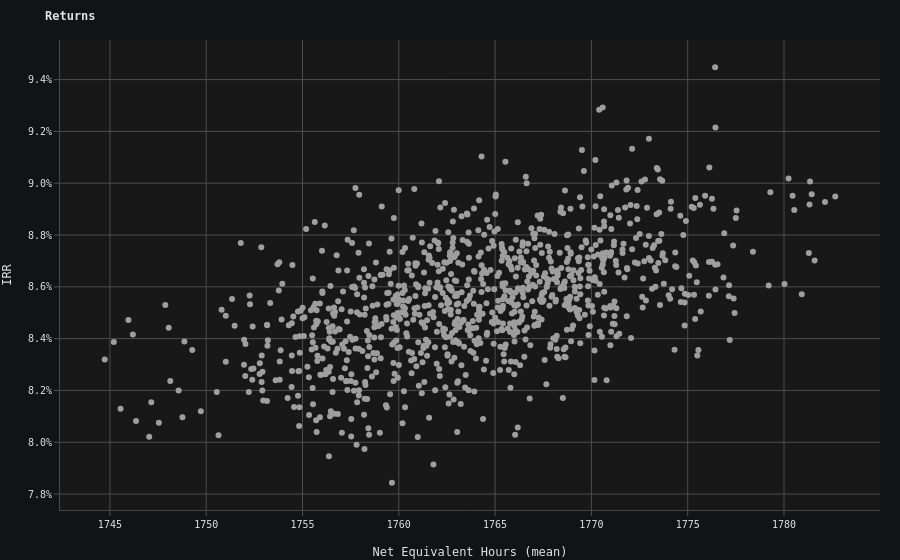

Write notebook code for a chart like this one.
### Code cell
fig = go.Figure()

fig.add_trace(go.Scatter(
    x= mean_equivalent_hours,
    y= irr,
    mode="markers"
    
))

fig.update_layout(
    title="Returns",
    xaxis=dict(
        title="Net Equivalent Hours (mean)",
        tickformat=".0f"
    ),
    yaxis=dict(
        title="IRR",
        tickformat=".1%"
    )
)

fig.write_html("outputs/fig_neh_irr.html")

fig.show()

### Figure 1 — Plotly figure (JSON) as saved in the notebook; plotly's stock layout.template omitted (floating-point values rounded to 4 significant figures; data arrays with more than 128 entries replaced by an {"elided": "..."} marker saying what was removed)
{"data": [{"mode": "markers", "type": "scatter", "x": {"elided": "1000 float values"}, "y": {"elided": "1000 float values"}}], "layout": {"title": {"text": "Returns"}, "xaxis": {"tickformat": ".0f", "title": {"text": "Net Equivalent Hours (mean)"}}, "yaxis": {"tickformat": ".1%", "title": {"text": "IRR"}}}}
